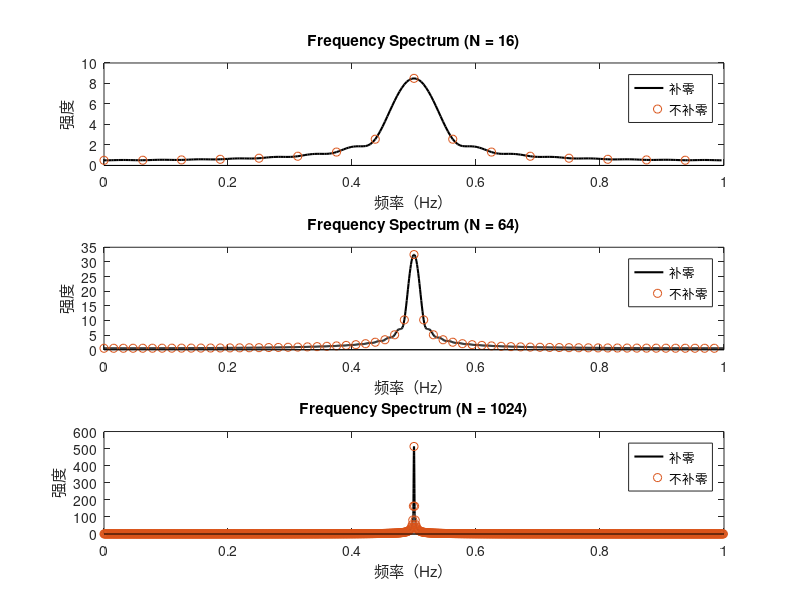

This chart was generated by the following MATLAB code:
N = [16, 64, 1024]; % 输入的N值

for i = 1:length(N)
    n = transpose(0:N(i)-1); % 构造序列的离散时间标签
    y = 1 - abs(n/N(i)); % 构造序列

    Y = fft(y, N(i)); % 计算N点DFT
    Y = [Y(N(i)/2+1:end); Y(1:N(i)/2)];

    % 补零的FFT
    r = 16;
    yn2 = fft(y, N(i)*r); % 计算N点DFT
    yn2 = [yn2(N(i)*r/2+1:end); yn2(1:N(i)*r/2)];

    % 绘制频谱图
    f = (0:N(i)-1)*(1/N(i)); % 构造频率轴
    f2 = (0:N(i)*r-1)*(1/(N(i)*r)); % 构造频率轴

    magnitude = abs(Y); % 计算幅度谱


    % 创建子图并绘制幅度谱
    subplot(length(N), 1, i);

    plot(f2, abs(yn2),'color','black','linewidth',1.5); hold on
    stem(f, magnitude,'color',[0,118,168]/255,'linewidth',1.5,'linestyle','none');
    
    title(['Frequency Spectrum (N = ', num2str(N(i)), ')']);
    xlabel('频率（Hz）');
    ylabel('强度');

    legend('补零', '不补零', 'Location', 'NorthEast');
end
